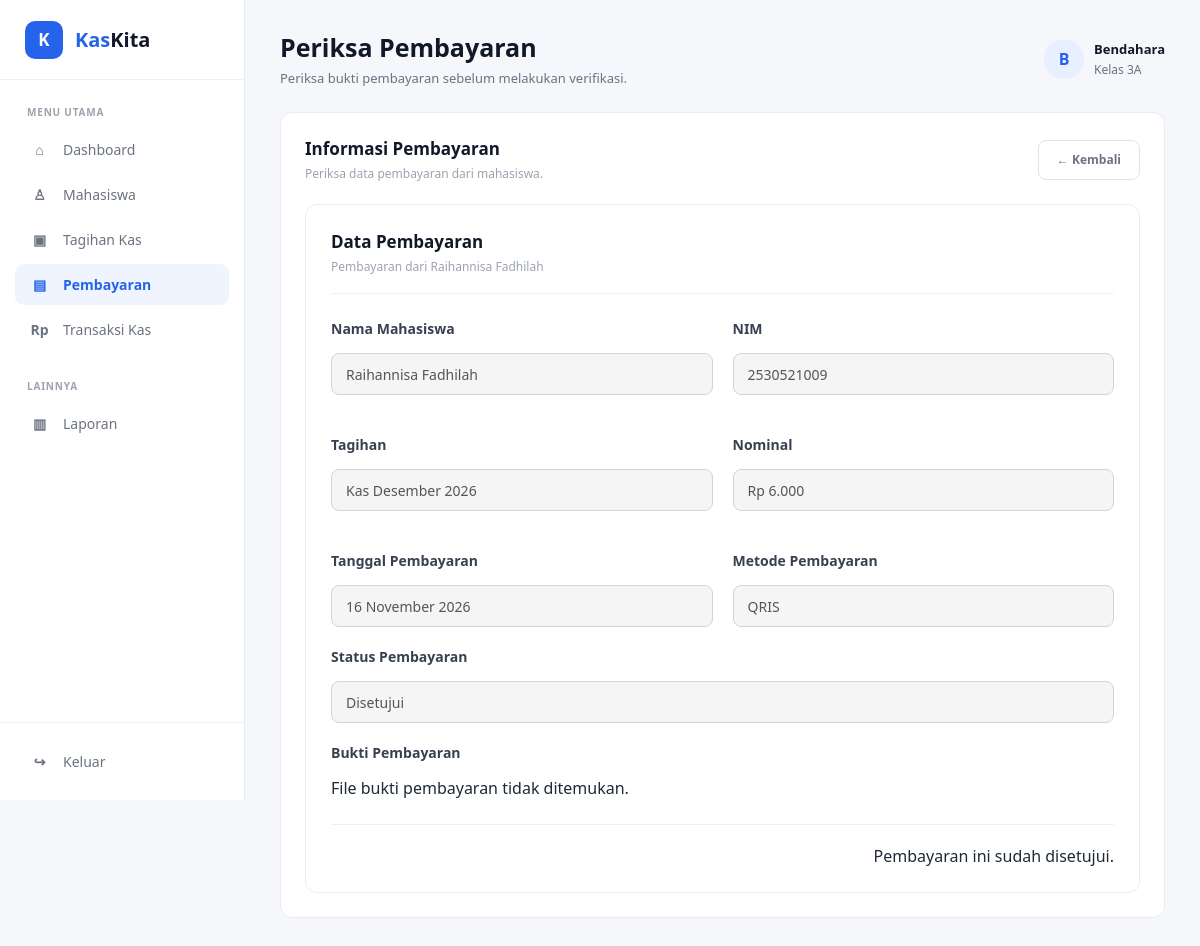
The app's page /pages/periksa_pembayaran.php?id_pembayaran=4 (signed in) with its own data.
### tables this page shows
CREATE TABLE `pembayaran` (
  `id_pembayaran` int NOT NULL,
  `id_tagihan_mahasiswa` int NOT NULL,
  `id_metode` int NOT NULL,
  `nominal_pembayaran` decimal(12,2) NOT NULL,
  `tanggal_pembayaran` date NOT NULL,
  `status_pembayaran` enum('menunggu','disetujui','ditolak') DEFAULT 'menunggu',
  `bukti_pembayaran` varchar(255) DEFAULT NULL,
  `status` enum('menunggu','disetujui','ditolak') DEFAULT 'menunggu'
);

CREATE TABLE `mahasiswa` (
  `id_mahasiswa` int NOT NULL,
  `id_user` int NOT NULL,
  `nim` varchar(20) NOT NULL,
  `nama_mahasiswa` varchar(100) NOT NULL,
  `no_hp` varchar(15) DEFAULT NULL,
  `status` enum('Aktif','Nonaktif') DEFAULT 'Aktif'
);

CREATE TABLE `tagihan_kas` (
  `id_tagihan` int NOT NULL,
  `nama_tagihan` varchar(100) NOT NULL,
  `nominal_tagihan` decimal(12,2) NOT NULL,
  `tanggal_tagihan` date NOT NULL,
  `tanggal_jatuh_tempo` date NOT NULL,
  `status_tagihan` enum('aktif','selesai') DEFAULT 'aktif'
);

CREATE TABLE `metode` (
  `id_metode` int NOT NULL,
  `nama_metode` varchar(50) NOT NULL
);

### pages/periksa_pembayaran.php (the view, shortened to what this page needs)
<?php
$db = new Database();
$conn = $db->connect();
$id_pembayaran = $_GET['id_pembayaran'] ?? 0;
$query = "
    SELECT
        p.id_pembayaran,
        p.nominal_pembayaran,
        p.tanggal_pembayaran,
        p.status,
        p.status_pembayaran,
        p.bukti_pembayaran,
        m.nim,
        m.nama_mahasiswa,
        tk.nama_tagihan,
        mt.nama_metode
    FROM pembayaran p
    JOIN tagihan_mahasiswa tm
        ON p.id_tagihan_mahasiswa = tm.id_tagihan_mahasiswa
    JOIN mahasiswa m
        ON tm.id_mahasiswa = m.id_mahasiswa
    JOIN tagihan_kas tk
        ON tm.id_tagihan = tk.id_tagihan
    JOIN metode mt
        ON p.id_metode = mt.id_metode
    WHERE p.id_pembayaran = ?
";
$stmt = $conn->prepare($query);
$stmt->bind_param("i", $id_pembayaran);
$stmt->execute();
$result = $stmt->get_result();
$detail = $result->fetch_assoc();
?>
<!DOCTYPE html>
<html lang="id">
<head>
    <link rel="stylesheet" href="/kaskita/assets/css/style.css">
</head>
<body>
    <div class="app">
        <aside class="sidebar">
            <div class="brand">
                <div class="brand-icon">
                    K
                </div>
                <div class="brand-name">
                    <span>Kas</span>Kita
                </div>
            </div>
            <div class="menu-section">
                <p class="menu-title">
                    MENU UTAMA
                </p>
                <nav class="menu">
                    <a href="dashboard.php">
                        <span class="menu-icon">⌂</span>
                        <span>Dashboard</span>
                    </a>
                    <a href="mahasiswa.php">
                        <span class="menu-icon">♙</span>
                        <span>Mahasiswa</span>
                    </a>
                    <a href="tagihan.php">
                        <span class="menu-icon">▣</span>
                        <span>Tagihan Kas</span>
                    </a>
                    <a href="pembayaran.php" class="active">
                        <span class="menu-icon">▤</span>
                        <span>Pembayaran</span>
                    </a>
                    <a href="transaksi.php">
                        <span class="menu-icon">Rp</span>
                        <span>Transaksi Kas</span>
                    </a>
                </nav>
            </div>
            <div class="menu-section">
                <p class="menu-title">
                    LAINNYA
                </p>
                <nav class="menu">
                    <a href="#">
                        <span class="menu-icon">▥</span>
                        <span>Laporan</span>
                    </a>
                </nav>
            </div>
            <div class="sidebar-bottom">
                <a href="../index.php" class="logout">
                    <span class="menu-icon">↪</span>
                    <span>Keluar</span>
                </a>
            </div>
        </aside>
        <main class="main-content">
            <header class="topbar">
                <div class="page-title">
                    <h1>
                        Periksa Pembayaran
                    </h1>
                    <p>
                        Periksa bukti pembayaran sebelum melakukan verifikasi.
                    </p>
                </div>
                <div class="profile">
                    <div class="profile-icon">
                        B
                    </div>
                    <div class="profile-info">
                        <strong>
                            Bendahara
                        </strong>
                        <span>
                            Kelas 3A
                        </span>
                    </div>
                </div>
            </header>
            <section class="content-card">
                <div class="content-header">
                    <div>
                        <h2>
                            Informasi Pembayaran
                        </h2>
                        <p>
                            Periksa data pembayaran dari mahasiswa.
                        </p>
                    </div>
                    <a href="pembayaran.php" class="btn-cancel">
                        ← Kembali
                    </a>
                </div>
                <div class="form-card">
                    <div class="form-header">
                        <h2>
                            Data Pembayaran
                        </h2>
                        <p>
                            Pembayaran dari
                            <?php
                            echo htmlspecialchars(
                                $detail['nama_mahasiswa']
                            );
                            ?>
                        </p>
                    </div>
                    <div class="form-grid">
                        <div class="form-group">
                            <label>
                                Nama Mahasiswa
                            </label>
                            <input type="text" value="<?php
                            echo htmlspecialchars(
                                $detail['nama_mahasiswa']
                            );
                            ?>" readonly>
                        </div>
                        <div class="form-group">
                            <label>
                                NIM
                            </label>
                            <input type="text" value="<?php
                            echo htmlspecialchars(
                                $detail['nim']
                            );
                            ?>" readonly>
                        </div>
                        <div class="form-group">
                            <label>
                                Tagihan
                            </label>
                            <input type="text" value="<?php
                            echo htmlspecialchars(
                                $detail['nama_tagihan']
                            );
                            ?>" readonly>
                        </div>
                        <div class="form-group">
                            <label>
                                Nominal
                            </label>
                            <input type="text" value="Rp <?php
                            echo number_format(
                                $detail['nominal_pembayaran'],
                                0,
                                ',',
                                '.'
                            );
                            ?>" readonly>
                        </div>
                        <div class="form-group">
                            <label>
                                Tanggal Pembayaran
                            </label>
                            <input type="text" value="<?php
                            echo date(
                                'd F Y',
                                strtotime(
                                    $detail['tanggal_pembayaran']
                                )
                            );
                            ?>" readonly>
                        </div>
                        <div class="form-group">
                            <label>
                                Metode Pembayaran
                            </label>
                            <input type="text" value="<?php
                            echo htmlspecialchars(
                                $detail['nama_metode']
                            );
                            ?>" readonly>
                        </div>
                    </div>
                    <div class="form-group">
                        <label>
                            Status Pembayaran
                        </label>
                        <input type="text" value="<?php
                        if ($detail['status_pembayaran'] === 'disetujui') {
                            echo 'Disetujui';
                        } elseif ($detail['status_pembayaran'] === 'ditolak') {
                            echo 'Ditolak';
                        } else {
                            echo 'Menunggu Verifikasi';
                        }
                        ?>" readonly>
                    </div>
                    <div class="form-group">
                        <label>
                            Bukti Pembayaran
                        </label>
                        <div class="payment-proof">
                            <?php if (!empty($detail['bukti_pembayaran'])): ?>
                                <?php
                                $fileBukti = $detail['bukti_pembayaran'];
                                $pathBukti = '../uploads/' . $fileBukti;
                                ?>
                                <?php if (file_exists($pathBukti)): ?>
                                    <img src="<?php echo htmlspecialchars($pathBukti); ?>" alt="Bukti Pembayaran" style="
                                            max-width: 100%;
                                            max-height: 500px;
                                            border-radius: 8px;
                                            margin-top: 10px;
                                        ">
                                <?php else: ?>
                                    <p>
                                        File bukti pembayaran tidak ditemukan.
                                    </p>
                                <?php endif; ?>
                            <?php endif; ?>
                        </div>
                    </div>
                    <?php if ($detail['status_pembayaran'] === 'menunggu'): ?>
                        <div class="form-actions">
                            <form method="POST" style="display:inline;">
                                <input type="hidden" name="aksi" value="tolak">
                                <button type="submit" class="btn-cancel"
                                    onclick="return confirm('Yakin ingin menolak pembayaran ini?');">
                                    Tolak
                                </button>
                            </form>
                            <form method="POST" style="display:inline;">
                                <input type="hidden" name="aksi" value="setujui">
                                <button type="submit" class="btn-primary"
                                    onclick="return confirm('Yakin ingin menyetujui pembayaran ini?');">
                                    Setujui Pembayaran
                                </button>
                            </form>
                        </div>
                    <?php else: ?>
                        <div class="form-actions">
                            <?php if ($detail['status_pembayaran'] === 'disetujui'): ?>
                                <p>
                                    Pembayaran ini sudah disetujui.
                                </p>
                            <?php elseif ($detail['status_pembayaran'] === 'ditolak'): ?>
                                <p>
                                    Pembayaran ini sudah ditolak.
                                </p>
                            <?php endif; ?>
                        </div>
                    <?php endif; ?>
                </div>
            </section>
        </main>
    </div>
</body>
</html>

### records on screen
pembayaran: mahasiswa.nama_mahasiswa "Raihannisa Fadhilah", nama_mahasiswa "Raihannisa Fadhilah", nim "2530521009", nama_tagihan "Kas Desember 2026", nominal_pembayaran "Rp 6.000", tanggal_pembayaran "16 November 2026", id_metode.nama_metode "QRIS", status_pembayaran "Disetujui"
